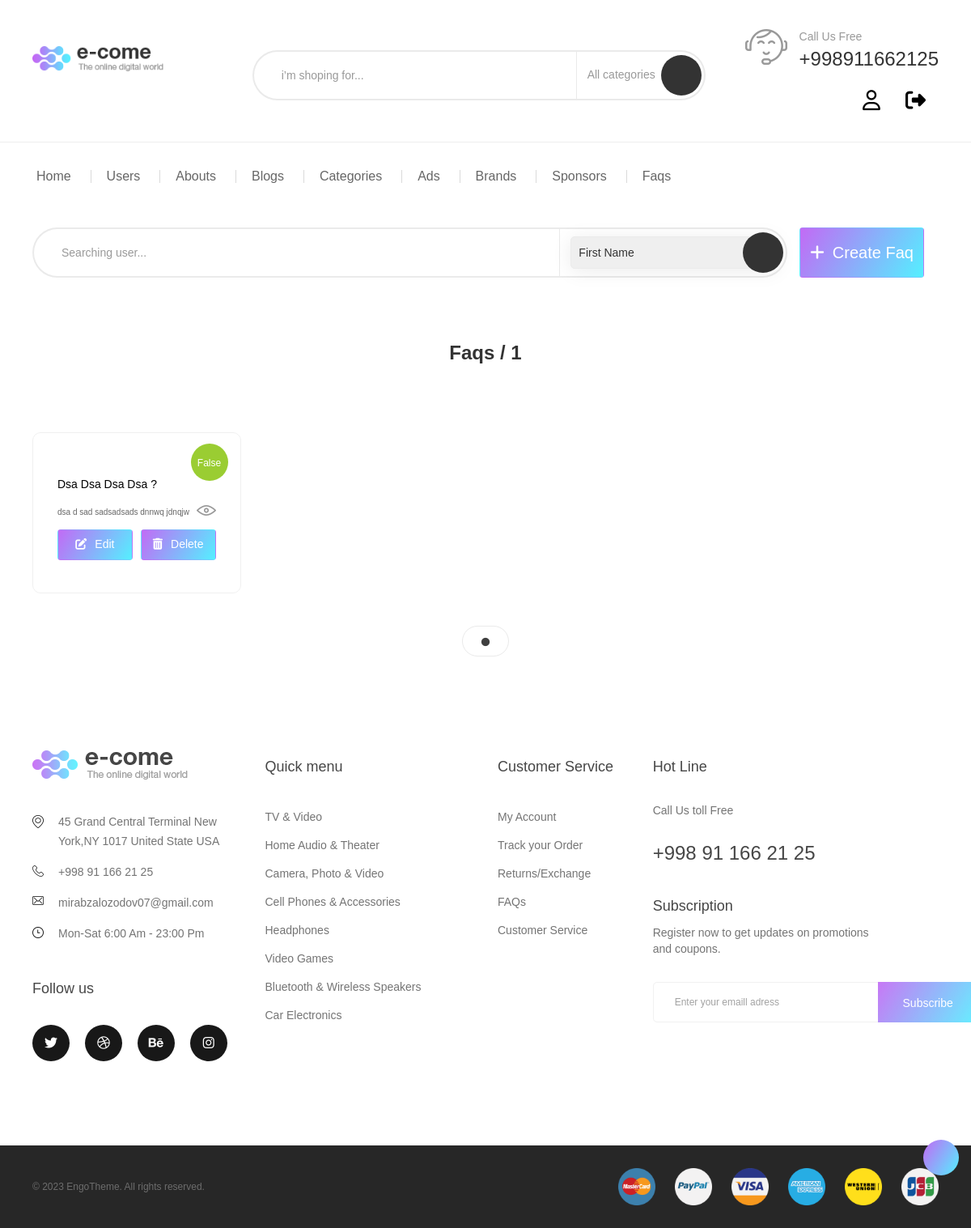
/faq/list/ (signed in), run on the app's committed database.
### faq/models.py (models this page shows, shortened)
class FaqModel (models.Model):
    answer = models.TextField(name='answer', max_length=500)
    block = models.BooleanField(name='block', default=False)
    question = models.CharField(name='question', max_length=100)
    created_at = models.DateTimeField(name='created_at', auto_now_add=True)

### faq/views.py (the view)
# urls.py: path('list/', FaqListView.as_view(), name='faq_list'),
class FaqListView (ListView):
    model = FaqModel
    context_object_name = 'faqs'
    template_name = 'admin/faqs/admin_faq_list.html'

### templates/admin/faqs/admin_faq_list.html (shortened to what this page needs)
{% extends 'admin/base.html' %}
{% load static %}
{% block content %}
<div class="container container-240">
    <div class="team">
        <div style="display: flex; align-items: center; margin-top: 30px;">
            <div class="col-lg-10 col-md-10 v-center header-search hidden-xs" style="padding: 0;">
                <form name="selected" method="POST">{% csrf_token %}
                    <input type="search" class="form-control" style="width: 100%;" placeholder="Searching user...">
                    <div class="search-panel" style="width: 260px;">
                        <select id="category" class="dropdown-category" style="margin: 0 10px 0 0; padding: 10px 5px;">
                            <option value="first_name">First Name</option>
                        </select>
                    </div>
                    <span class="input-group-btn">
                        <button type="submit" class="button_search" type="button"><i
                                class="ion-ios-search-strong"></i></button>
                    </span>
                </form>
            </div>
            <div class="col-lg-2 col-md-2 v-center">
                <a href="{% url 'faq_create' %}">
                    <button class="btn btn-submit btn-gradient" style="font-size: 20px; height: 62px;">
                        <i class="fa-solid fa-plus" style="font-size: 20px; margin-right: 10px;"></i>Create Faq
                    </button>
                </a>
            </div>
        </div>
        <h1 class="about-title v3 spc text-center">Faqs / {{ faqs|length }}</h1>
        <div class="releases v2" style="padding-top: 0;">
            <div class="tab-content">
                <div id="tv2" class="tab-pane fade in active">
                    <div class="js-multiple-row2">
                        {% for faq in faqs %}
                        <div class="product-item">
                            <div class="pd-bd product-inner">
                                <div class="product-img">
                                    {% if faq.block %}
                                    <div class="ribbon-price red"><span>{{faq.block}}</span></div>
                                    {% else %}
                                    <div class="ribbon-price" style="background: yellowgreen !important;">
                                        <span>{{faq.block}}</span></div>
                                    {% endif %}
                                </div>
                                <div class="product-info">
                                    <div class="color-group"></div>
                                    <div class="element-list element-list-middle">
                                        <h3 class="product-title">
                                            <a href="{% url 'faq_detail' faq.pk %}">{{faq.question|slice:":20"}} ?</a>
                                        </h3>
                                        <div class="product-bottom">
                                            <div class="product-price"><span style="font-size: 10px;">{{faq.answer|slice:":100"}}</span></div>
                                            <a href="{% url 'faq_detail' faq.pk %}" class="btn-icon btn-view">
                                                <span class="icon-bg icon-view"></span>
                                            </a>
                                        </div>
                                    </div>
                                    <div class="flex" style="gap: 10px;">
                                        <a href="{% url 'faq_update' faq.pk %}" style="width: 100%;">
                                            <button class="btn btn-submit btn-gradient"
                                                style="width: 100%; padding: 8px; margin: 10px 0; font-size: 14px;">
                                                <i class="fa-solid fa-pen-to-square"
                                                    style="font-size: 14px; margin-right: 10px;"></i>Edit
                                            </button>
                                        </a>
                                        <a href="{% url 'faq_delete' faq.pk %}" style="width: 100%;">
                                            <button class="btn btn-submit btn-gradient"
                                                style="width: 100%; padding: 8px; margin: 10px 0; font-size: 14px;">
                                                <i class="fa-solid fa-trash-can"
                                                    style="font-size: 14px; margin-right: 10px;"></i>Delete
                                            </button>
                                        </a>
                                    </div>
                                </div>
                            </div>
                        </div>
                        {% endfor %}
                    </div>
                </div>
            </div>
        </div>
    </div>
</div>
{% endblock %}

### data on the page
FaqModel: block "False", question "Dsa Dsa Dsa Dsa", answer "dsa d sad sadsadsads dnnwq jdnqjw"

### other printed values
{{ faqs|length }} "1"
